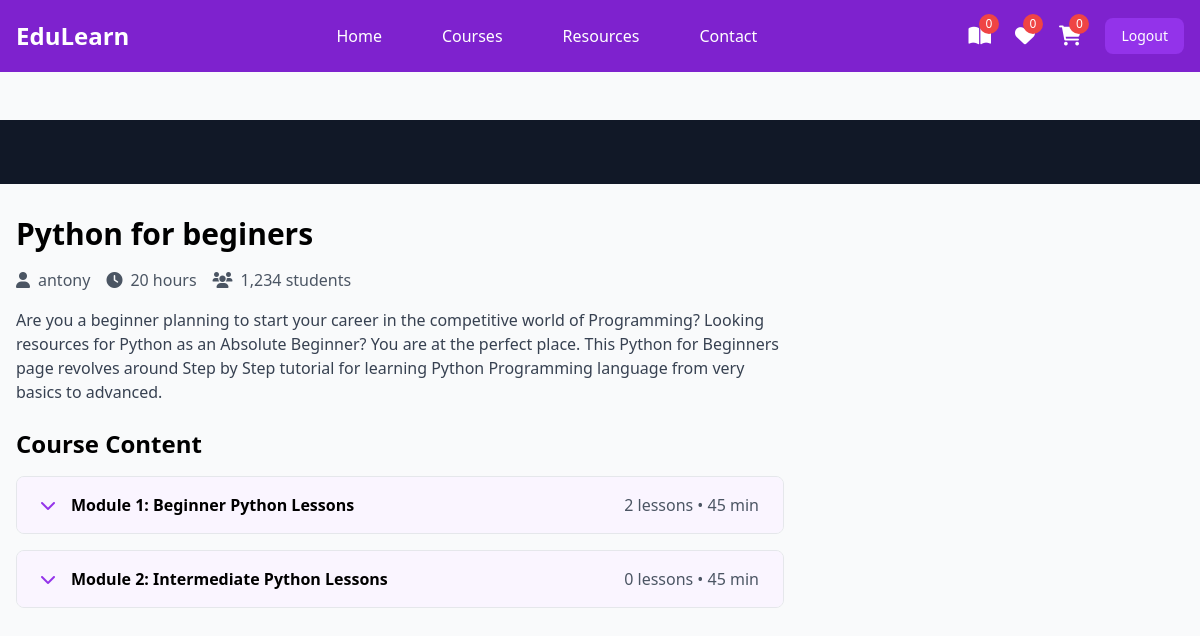
Page /student/courses/1/watch/ (signed in) on the committed database.
### instructor/models.py (models this page shows, shortened)
class User(AbstractUser):
    ROLE_OPTION=(
        ("INSTRUCTOR","INSTRUCTOR"),
        ("STUDENT","STUDENT")
    )
    role=models.CharField(max_length=15,choices=ROLE_OPTION,default="STUDENT")

class Course(models.Model):
    title=models.CharField(max_length=50)
    description=models.TextField()
    price=models.DecimalField(decimal_places=2,max_digits=5)
    owner=models.ForeignKey(User,on_delete=models.SET_NULL,related_name="courses",null=True)
    is_free=models.BooleanField(default=False)
    picture=models.ImageField(upload_to="courseimage",null=True,blank=True,default="courseimage/default.png")
    thumbnail=EmbedVideoField()
    Category_objects=models.ManyToManyField(Category)
    created_at=models.DateTimeField(auto_now_add=True)
    updated_at=models.DateTimeField(auto_now=True)

class Module(models.Model):
    title=models.CharField(max_length=200)
    course_object=models.ForeignKey(Course,on_delete=models.CASCADE,related_name="modules")
    order=models.PositiveIntegerField()

### student/views.py (the view)
# urls.py: path("courses/<int:pk>/watch/",views.LessonDetailView.as_view(),name="lesson-detail"),
@method_decorator(signin_required,name="dispatch")
class LessonDetailView(View):
    def get(self,request,*args,**kwargs):
        course_id=kwargs.get("pk")
        course_instance=Course.objects.get(id=course_id)
        query_params=request.GET
        module_id=query_params.get("module") if "module" in query_params else course_instance.modules.all().first().id
        module_instance=Module.objects.get(id=module_id,course_object=course_instance)
        lesson_id=query_params.get("lesson") if "lesson" in query_params else module_instance.lessons.all().first().id
        lesson_instance=Lesson.objects.get(id=lesson_id,module_object=module_instance)
        return render(request,"lesson_detail.html",{"course":course_instance,"lesson":lesson_instance})

### student/context_processor.py (called while the page is built)
def course_context(request):
    count=0
    if request.user.is_authenticated:
        orders=request.user.purchase.filter(is_paid=True)
        count=len([c for o in orders for c in o.course_objects.all()])
    return {'count':count}

### student/templates/lesson_detail.html (shortened to what this page needs)
{%extends 'base.html'%}
{% load embed_video_tags %}
{%block main_block%}
    <div class="pt-20">
        <div class="bg-gray-900 w-full">
            <div class="max-w-screen-xl mx-auto px-4 py-8">
            </div>
        </div>
        <div class="max-w-screen-xl mx-auto px-4 py-8 grid grid-cols-1 lg:grid-cols-3 gap-8">
            <div class="lg:col-span-2">
                <h1 class="text-3xl font-bold mb-4">{{course.title}}</h1>
                <div class="flex items-center mb-4 text-gray-600">
                    <span class="mr-4"><i class="fas fa-user mr-2"></i>{{course.owner}}</span>
                    <span class="mr-4"><i class="fas fa-clock mr-2"></i>20 hours</span>
                    <span><i class="fas fa-users mr-2"></i>1,234 students</span>
                </div>
                <p class="text-gray-700 mb-6">{{course.description}}</p>
                <div class="space-y-4">
                    <h2 class="text-2xl font-bold mb-4">Course Content</h2>
                   {%for module in course.modules.all%}
                   <div class="border rounded-lg overflow-hidden">
                    <button class="w-full px-6 py-4 bg-purple-50 hover:bg-purple-100 flex items-center justify-between" onclick="toggleModule('module{{forloop.counter}}')">
                        <div class="flex items-center">
                            <i class="fas fa-chevron-down mr-4 text-purple-600"></i>
                            <span class="font-semibold">Module {{forloop.counter}}: {{module.title}}</span>
                        </div>
                        <span class="text-gray-600">{{module.lessons.all.count}} lessons • 45 min</span>
                    </button>
                </div>
                   {%endfor%}
                </div>
            </div>
{%endblock%}

### student/templates/base.html (shortened to what this page needs)
<!DOCTYPE html>
<html lang="en">
<head>
    <script src="https://cdn.tailwindcss.com"></script>
    <link href="https://cdnjs.cloudflare.com/ajax/libs/font-awesome/6.0.0/css/all.min.css" rel="stylesheet">
</head>
<body class="bg-gray-50">
    <nav class="bg-purple-700 fixed w-full z-20 top-0 left-0 ">
        <div class="max-w-screen-xl flex flex-wrap items-center justify-between mx-auto p-4">
            <a href="#" class="flex items-center">
                <span class="self-center text-2xl font-semibold text-white">EduLearn</span>
            </a>
            <div class="items-center justify-between hidden w-full md:flex md:w-auto md:order-1">
                <ul class="flex flex-col p-4 md:p-0 mt-4 font-medium md:flex-row md:space-x-8 md:mt-0">
                    <li><a href="{%url 'index'%}" class="block py-2 pl-3 pr-4 text-white hover:text-purple-200">Home</a></li>
                    <li><a href="{%url 'mycourses'%}" class="block py-2 pl-3 pr-4 text-white hover:text-purple-200">Courses</a></li>
                    <li><a href="#" class="block py-2 pl-3 pr-4 text-white hover:text-purple-200">Resources</a></li>
                    <li><a href="#" class="block py-2 pl-3 pr-4 text-white hover:text-purple-200">Contact</a></li>
                </ul>
            </div>
            <div class="flex items-center space-x-6 md:order-2">
                <div class="relative group">
                    <a href="{%url 'mycourses'%}" class="text-white hover:text-purple-200">
                        <i class="fas fa-book-open text-xl"></i>
                        <span class="absolute -top-2 -right-2 bg-red-500 text-white text-xs rounded-full h-5 w-5 flex items-center justify-center">{{count}}</span>
                    </a>
                </div>
                <div class="relative group">
                    <a href="#" class="text-white hover:text-purple-200">
                        <i class="fas fa-heart text-xl"></i>
                        <span class="absolute -top-2 -right-2 bg-red-500 text-white text-xs rounded-full h-5 w-5 flex items-center justify-center">0</span>
                    </a>
                </div>
                <div class="relative group">
                    <a href="{%url 'cart-summary'%}" class="text-white hover:text-purple-200">
                        <i class="fas fa-shopping-cart text-xl"></i>
                        <span class="absolute -top-2 -right-2 bg-red-500 text-white text-xs rounded-full h-5 w-5 flex items-center justify-center">{{request.user.basket.all.count}}</span>
                    </a>
                </div>
                <a href="{%url 'logout'%}"><button class="text-white bg-purple-600 hover:bg-purple-800 focus:ring-4 focus:outline-none focus:ring-purple-300 font-medium rounded-lg text-sm px-4 py-2 text-center">Logout</button></a>
            </div>
        </div>
    </nav>
    <div class="mt-10">
        {%block main_block%}
    {%endblock%}
    </div>
</body>
</html>

### rows in the picture
User: user.basket.all.count "0"
Course: title "Python for beginers", owner "antony", description "Are you a beginner planning to start your career in the competitive world of Programming? Looking resources for Python as an Absolute Beginner? You are at the perfect place. This Python for Beginners page revolves around Step by Step tutorial for learning Python Programming language from very basics to advanced."
Module: title "Beginner Python Lessons", lessons.all.count "2"
Module: title "Intermediate Python Lessons", lessons.all.count "0"

### other values in the picture
{{ count }} "0"
